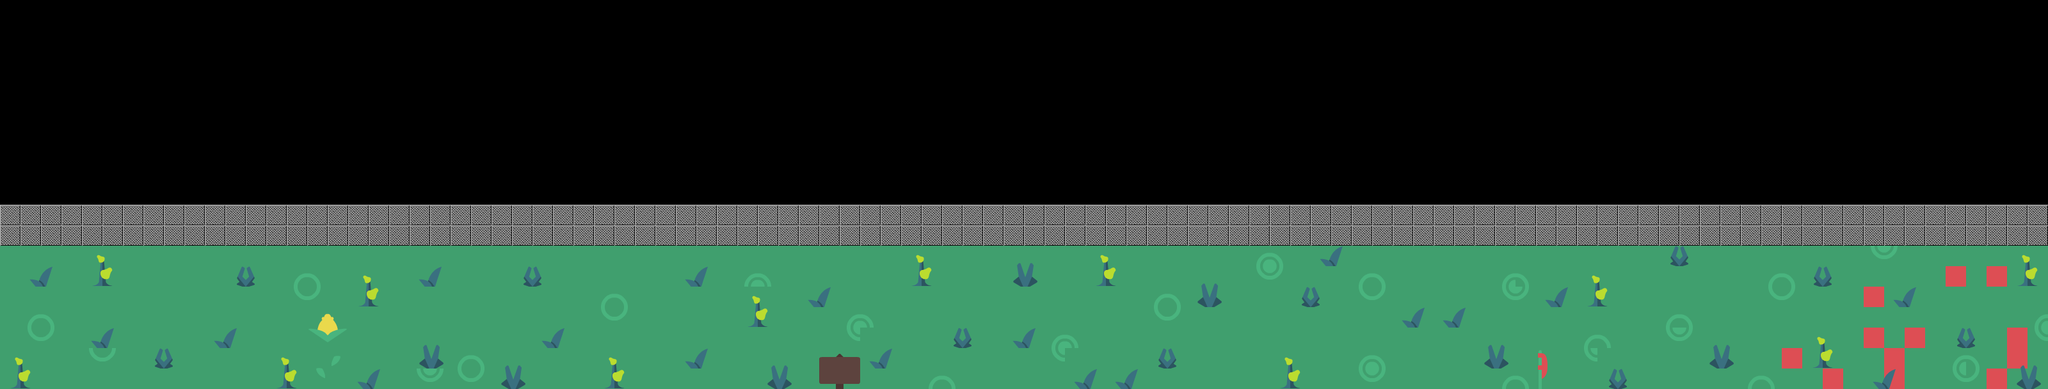

This is a level from a 2D game, rendered from its Tiled map with the project's own tilesets. A one-line summary and the map file follow, with tile-layer data summarised:
An orthogonal 100x19 tile map with 32x32 px tiles, 3 tile layers (terrain, decoration, meta), 2 tilesets and 14 objects (player, monster_01, boss, remonster_01, remonster_02, ...).

<map version="1.2" tiledversion="1.2.0" orientation="orthogonal" renderorder="left-down" width="100" height="19" tilewidth="32" tileheight="32" infinite="0" nextlayerid="5" nextobjectid="16">
 <tileset firstgid="1" source="tilesheet_complete.tsx" />
 <tileset firstgid="1057" source="block.tsx" />
 <layer id="1" name="terrain" width="100" height="19">
  <data>[1900 cells, 900 non-empty, 16 distinct tile ids]</data>
 </layer>
 <layer id="2" name="decoration" width="100" height="19">
  <data>[1900 cells, 283 non-empty, 38 distinct tile ids]</data>
 </layer>
 <objectgroup id="3" name="objects">
  <object id="1" name="player" x="50" y="510">
   <point />
  </object>
  <object id="2" name="monster_01" x="666" y="528">
   <point />
  </object>
  <object id="3" name="boss" x="3055" y="510">
   <point />
  </object>
  <object id="4" name="remonster_01" x="3084" y="444">
   <point />
  </object>
  <object id="5" name="remonster_02" x="3086" y="570">
   <point />
  </object>
  <object id="6" name="monster_02" x="972" y="440">
   <point />
  </object>
  <object id="7" name="monster_03" x="1238" y="482">
   <point />
  </object>
  <object id="8" name="monster_04" x="822" y="480">
   <point />
  </object>
  <object id="9" name="monster_05" x="1010" y="540">
   <point />
  </object>
  <object id="10" name="monster_06" x="1432" y="514">
   <point />
  </object>
  <object id="11" name="monster_07" x="1694" y="530">
   <point />
  </object>
  <object id="12" name="monster_08" x="1902" y="472">
   <point />
  </object>
  <object id="13" name="monster_09" x="2082" y="570">
   <point />
  </object>
  <object id="14" name="monster_10" x="2202" y="468">
   <point />
  </object>
 </objectgroup>
 <layer id="4" name="meta" width="100" height="19">
  <data>[1900 cells, 200 non-empty, 1 distinct tile ids]</data>
 </layer>
</map>
